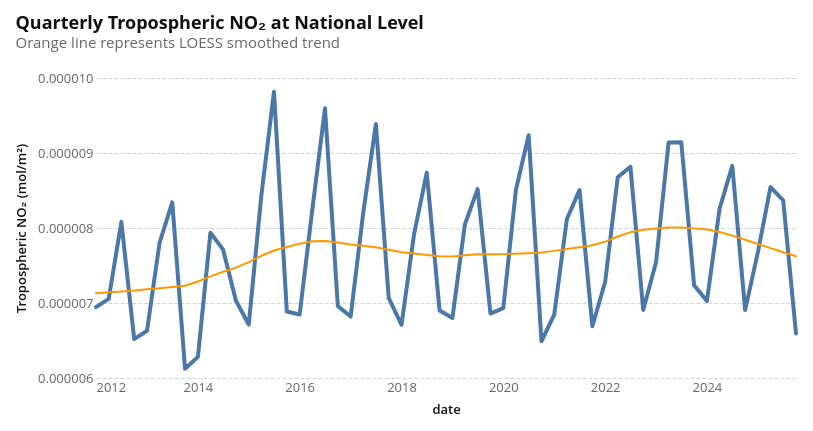

Notebook cell for this chart:
### Code cell
nearest = alt.selection_point(
    nearest=True, on="pointerover", fields=["date"], empty=False
)

base = alt.Chart(no2_quarterly).encode(x="date:T")

line = base.mark_line().encode(
    y=alt.Y(
        "no2_trop:Q", title="Tropospheric NO₂ (mol/m²)", scale=alt.Scale(zero=False)
    ),
)

loess = (
    base.mark_line(color="#FF9800", strokeWidth=2)
    .transform_loess("date", "no2_trop", bandwidth=0.3)
    .encode(
        y=alt.Y("no2_trop:Q"),
    )
)

rule = (
    base.mark_rule(color="gray")
    .encode(
        opacity=alt.when(nearest).then(alt.value(0.3)).otherwise(alt.value(0)),
        tooltip=[
            alt.Tooltip("date:T", title="Date", format="%Y-%m"),
            alt.Tooltip("no2_trop:Q", title="NO₂", format=".2e"),
        ],
    )
    .add_params(nearest)
)
(
    alt.layer(line, loess, rule).properties(
        width=700,
        height=300,
        title=alt.Title(
            "Quarterly Tropospheric NO₂ at National Level",
            subtitle="Orange line represents LOESS smoothed trend",
        ),
    )
)

### Figure 1 — Vega-Lite specification as saved in the notebook (floating-point values rounded to 4 significant figures)
{"config": {"background": "white", "padding": 15, "mark": {"tooltip": true}, "point": {"filled": true, "size": 60, "stroke": "white", "strokeWidth": 1}, "circle": {"filled": true, "stroke": "white", "strokeWidth": 1}, "square": {"filled": true, "stroke": "white", "strokeWidth": 1}, "line": {"strokeWidth": 4, "strokeCap": "round", "strokeJoin": "round"}, "bar": {"cornerRadiusEnd": 0}, "area": {"opacity": 0.7}, "arc": {"stroke": "white", "strokeWidth": 1}, "rect": {"stroke": "#8A969F", "strokeWidth": 0.5}, "geoshape": {"stroke": "#666666", "strokeWidth": 0.3, "strokeJoin": "round", "strokeCap": "round"}, "title": {"font": "Open Sans, sans-serif", "fontSize": 18, "fontWeight": 700, "lineHeight": 22, "color": "#111111", "anchor": "start", "offset": 21, "subtitleFont": "Open Sans, sans-serif", "subtitleFontSize": 15, "subtitleFontWeight": 400, "subtitleLineHeight": 18, "subtitleColor": "#666666", "subtitlePadding": 3}, "axis": {"domain": false, "grid": true, "gridColor": "#CED4DE", "gridDash": [4, 2], "gridWidth": 1, "labelFont": "Open Sans, sans-serif", "labelFontSize": 13, "labelFontWeight": 400, "labelColor": "#666666", "labelPadding": 3, "tickColor": "#CED4DE", "tickSize": 5, "tickCount": 5, "titleFont": "Open Sans, sans-serif", "titleFontSize": 13, "titleFontWeight": 600, "titleColor": "#111111", "titlePadding": 9}, "axisX": {"grid": false, "tickSize": 0, "labelAngle": 0}, "axisY": {"domain": false, "ticks": false, "gridColor": "#CED4DE", "gridDash": [4, 2], "gridWidth": 1}, "axisQuantitative": {"tickCount": 5}, "axisBand": {"labelPadding": 6, "tickSize": 0}, "axisTemporal": {"grid": false}, "legend": {"labelFont": "Open Sans, sans-serif", "labelFontSize": 13, "labelFontWeight": 600, "labelColor": "#111111", "titleFont": "Open Sans, sans-serif", "titleFontSize": 13, "titleFontWeight": 600, "titleColor": "#111111", "titlePadding": 3, "symbolSize": 196, "symbolStrokeWidth": 0, "padding": 15, "offset": 21, "columnPadding": 21, "orient": "bottom", "labelLimit": 200, "titleLimit": 200}, "view": {"stroke": null, "continuousWidth": 600, "continuousHeight": 400}, "range": {"category": ["#34A7F2", "#FF9800", "#664AB6", "#4EC2C0", "#F3578E", "#081079", "#0C7C68", "#AA0000", "#DDDA21"], "diverging": ["#920000", "#BD6126", "#E3A763", "#EFEFEF", "#80BDE7", "#3587C3", "#025288"], "heatmap": ["#E3F6FD", "#75CCEC", "#089BD4", "#0169A1", "#023B6F"], "ordinal": ["#E3F6FD", "#75CCEC", "#089BD4", "#0169A1", "#023B6F"], "ramp": ["#E3F6FD", "#75CCEC", "#089BD4", "#0169A1", "#023B6F"]}, "scale": {"bandPaddingInner": 0.2, "bandPaddingOuter": 0.1, "pointPadding": 0.5}, "header": {"labelFont": "Open Sans, sans-serif", "labelFontSize": 13, "labelFontWeight": 600, "labelColor": "#111111", "titleFont": "Open Sans, sans-serif", "titleFontSize": 15, "titleFontWeight": 600, "titleColor": "#111111"}, "concat": {"spacing": 18}, "facet": {"spacing": 18}, "selection": {"point": {"on": "click", "clear": "dblclick"}, "interval": {"mark": {"fill": "#0071BC", "fillOpacity": 0.15, "stroke": "#0071BC", "strokeWidth": 1}}}}, "layer": [{"mark": {"type": "line"}, "encoding": {"x": {"field": "date", "type": "temporal"}, "y": {"field": "no2_trop", "scale": {"zero": false}, "title": "Tropospheric NO₂ (mol/m²)", "type": "quantitative"}}}, {"mark": {"type": "line", "color": "#FF9800", "strokeWidth": 2}, "encoding": {"x": {"field": "date", "type": "temporal"}, "y": {"field": "no2_trop", "type": "quantitative"}}, "transform": [{"loess": "no2_trop", "on": "date", "bandwidth": 0.3}]}, {"mark": {"type": "rule", "color": "gray"}, "encoding": {"opacity": {"condition": [{"param": "param_ee5dd68014745b8d", "value": 0.3, "empty": false}], "value": 0}, "tooltip": [{"field": "date", "format": "%Y-%m", "title": "Date", "type": "temporal"}, {"field": "no2_trop", "format": ".2e", "title": "NO₂", "type": "quantitative"}], "x": {"field": "date", "type": "temporal"}}, "name": "view_4b5033fc7e879204_2"}], "data": {"name": "data-10580ca00b59e1ffd05934b6fe4fa451"}, "height": 300, "params": [{"name": "param_ee5dd68014745b8d", "select": {"type": "point", "fields": ["date"], "nearest": true, "on": "pointerover"}, "views": ["view_4b5033fc7e879204_2"]}], "title": {"text": "Quarterly Tropospheric NO₂ at National Level", "subtitle": "Orange line represents LOESS smoothed trend"}, "width": 700, "$schema": "https://vega.github.io/schema/vega-lite/v6.1.0.json", "datasets": {"data-10580ca00b59e1ffd05934b6fe4fa451": [{"date": "2012-01-01T00:00:00", "no2_trop": 6.946e-06, "no2_trop_total": 6.679e-06, "log_no2": -11.88, "log_no2_total": -11.92, "quarter": 1, "log_no2_lag_1": null, "log_no2_lag_2": null, "log_no2_lag_3": null}, {"date": "2012-04-01T00:00:00", "no2_trop": 7.054e-06, "no2_trop_total": 6.664e-06, "log_no2": -11.86, "log_no2_total": -11.92, "quarter": 2, "log_no2_lag_1": -11.88, "log_no2_lag_2": null, "log_no2_lag_3": null}, {"date": "2012-07-01T00:00:00", "no2_trop": 8.082e-06, "no2_trop_total": 7.838e-06, "log_no2": -11.73, "log_no2_total": -11.76, "quarter": 3, "log_no2_lag_1": -11.86, "log_no2_lag_2": -11.88, "log_no2_lag_3": null}, {"date": "2012-10-01T00:00:00", "no2_trop": 6.519e-06, "no2_trop_total": 6.27e-06, "log_no2": -11.94, "log_no2_total": -11.98, "quarter": 4, "log_no2_lag_1": -11.73, "log_no2_lag_2": -11.86, "log_no2_lag_3": -11.88}, {"date": "2013-01-01T00:00:00", "no2_trop": 6.63e-06, "no2_trop_total": 6.483e-06, "log_no2": -11.93, "log_no2_total": -11.95, "quarter": 1, "log_no2_lag_1": -11.94, "log_no2_lag_2": -11.73, "log_no2_lag_3": -11.86}, {"date": "2013-04-01T00:00:00", "no2_trop": 7.804e-06, "no2_trop_total": 7.49e-06, "log_no2": -11.76, "log_no2_total": -11.81, "quarter": 2, "log_no2_lag_1": -11.93, "log_no2_lag_2": -11.94, "log_no2_lag_3": -11.73}, {"date": "2013-07-01T00:00:00", "no2_trop": 8.342e-06, "no2_trop_total": 8.146e-06, "log_no2": -11.7, "log_no2_total": -11.72, "quarter": 3, "log_no2_lag_1": -11.76, "log_no2_lag_2": -11.93, "log_no2_lag_3": -11.94}, {"date": "2013-10-01T00:00:00", "no2_trop": 6.122e-06, "no2_trop_total": 5.946e-06, "log_no2": -12.01, "log_no2_total": -12.04, "quarter": 4, "log_no2_lag_1": -11.7, "log_no2_lag_2": -11.76, "log_no2_lag_3": -11.93}, {"date": "2014-01-01T00:00:00", "no2_trop": 6.282e-06, "no2_trop_total": 6.074e-06, "log_no2": -11.98, "log_no2_total": -12.01, "quarter": 1, "log_no2_lag_1": -12.01, "log_no2_lag_2": -11.7, "log_no2_lag_3": -11.76}, {"date": "2014-04-01T00:00:00", "no2_trop": 7.937e-06, "no2_trop_total": 7.624e-06, "log_no2": -11.75, "log_no2_total": -11.79, "quarter": 2, "log_no2_lag_1": -11.98, "log_no2_lag_2": -12.01, "log_no2_lag_3": -11.7}, {"date": "2014-07-01T00:00:00", "no2_trop": 7.711e-06, "no2_trop_total": 7.429e-06, "log_no2": -11.78, "log_no2_total": -11.82, "quarter": 3, "log_no2_lag_1": -11.75, "log_no2_lag_2": -11.98, "log_no2_lag_3": -12.01}, {"date": "2014-10-01T00:00:00", "no2_trop": 7.031e-06, "no2_trop_total": 6.815e-06, "log_no2": -11.88, "log_no2_total": -11.91, "quarter": 4, "log_no2_lag_1": -11.78, "log_no2_lag_2": -11.75, "log_no2_lag_3": -11.98}, {"date": "2015-01-01T00:00:00", "no2_trop": 6.713e-06, "no2_trop_total": 6.516e-06, "log_no2": -11.91, "log_no2_total": -11.94, "quarter": 1, "log_no2_lag_1": -11.88, "log_no2_lag_2": -11.78, "log_no2_lag_3": -11.75}, {"date": "2015-04-01T00:00:00", "no2_trop": 8.431e-06, "no2_trop_total": 8.252e-06, "log_no2": -11.7, "log_no2_total": -11.73, "quarter": 2, "log_no2_lag_1": -11.91, "log_no2_lag_2": -11.88, "log_no2_lag_3": -11.78}, {"date": "2015-07-01T00:00:00", "no2_trop": 9.818e-06, "no2_trop_total": 9.475e-06, "log_no2": -11.54, "log_no2_total": -11.58, "quarter": 3, "log_no2_lag_1": -11.7, "log_no2_lag_2": -11.91, "log_no2_lag_3": -11.88}, {"date": "2015-10-01T00:00:00", "no2_trop": 6.886e-06, "no2_trop_total": 6.706e-06, "log_no2": -11.89, "log_no2_total": -11.92, "quarter": 4, "log_no2_lag_1": -11.54, "log_no2_lag_2": -11.7, "log_no2_lag_3": -11.91}, {"date": "2016-01-01T00:00:00", "no2_trop": 6.847e-06, "no2_trop_total": 6.541e-06, "log_no2": -11.89, "log_no2_total": -11.94, "quarter": 1, "log_no2_lag_1": -11.89, "log_no2_lag_2": -11.54, "log_no2_lag_3": -11.7}, {"date": "2016-04-01T00:00:00", "no2_trop": 8.246e-06, "no2_trop_total": 7.797e-06, "log_no2": -11.72, "log_no2_total": -11.78, "quarter": 2, "log_no2_lag_1": -11.89, "log_no2_lag_2": -11.89, "log_no2_lag_3": -11.54}, {"date": "2016-07-01T00:00:00", "no2_trop": 9.596e-06, "no2_trop_total": 9.376e-06, "log_no2": -11.56, "log_no2_total": -11.58, "quarter": 3, "log_no2_lag_1": -11.72, "log_no2_lag_2": -11.89, "log_no2_lag_3": -11.89}, {"date": "2016-10-01T00:00:00", "no2_trop": 6.958e-06, "no2_trop_total": 6.62e-06, "log_no2": -11.88, "log_no2_total": -11.93, "quarter": 4, "log_no2_lag_1": -11.56, "log_no2_lag_2": -11.72, "log_no2_lag_3": -11.89}, {"date": "2017-01-01T00:00:00", "no2_trop": 6.819e-06, "no2_trop_total": 6.524e-06, "log_no2": -11.9, "log_no2_total": -11.94, "quarter": 1, "log_no2_lag_1": -11.88, "log_no2_lag_2": -11.56, "log_no2_lag_3": -11.72}, {"date": "2017-04-01T00:00:00", "no2_trop": 8.2e-06, "no2_trop_total": 7.684e-06, "log_no2": -11.72, "log_no2_total": -11.79, "quarter": 2, "log_no2_lag_1": -11.9, "log_no2_lag_2": -11.88, "log_no2_lag_3": -11.56}, {"date": "2017-07-01T00:00:00", "no2_trop": 9.387e-06, "no2_trop_total": 9.167e-06, "log_no2": -11.58, "log_no2_total": -11.6, "quarter": 3, "log_no2_lag_1": -11.72, "log_no2_lag_2": -11.9, "log_no2_lag_3": -11.88}, {"date": "2017-10-01T00:00:00", "no2_trop": 7.07e-06, "no2_trop_total": 6.85e-06, "log_no2": -11.87, "log_no2_total": -11.9, "quarter": 4, "log_no2_lag_1": -11.58, "log_no2_lag_2": -11.72, "log_no2_lag_3": -11.9}, {"date": "2018-01-01T00:00:00", "no2_trop": 6.71e-06, "no2_trop_total": 6.479e-06, "log_no2": -11.91, "log_no2_total": -11.95, "quarter": 1, "log_no2_lag_1": -11.87, "log_no2_lag_2": -11.58, "log_no2_lag_3": -11.72}, {"date": "2018-04-01T00:00:00", "no2_trop": 7.921e-06, "no2_trop_total": 7.59e-06, "log_no2": -11.75, "log_no2_total": -11.8, "quarter": 2, "log_no2_lag_1": -11.91, "log_no2_lag_2": -11.87, "log_no2_lag_3": -11.58}, {"date": "2018-07-01T00:00:00", "no2_trop": 8.738e-06, "no2_trop_total": 8.373e-06, "log_no2": -11.65, "log_no2_total": -11.69, "quarter": 3, "log_no2_lag_1": -11.75, "log_no2_lag_2": -11.91, "log_no2_lag_3": -11.87}, {"date": "2018-10-01T00:00:00", "no2_trop": 6.9e-06, "no2_trop_total": 6.676e-06, "log_no2": -11.89, "log_no2_total": -11.93, "quarter": 4, "log_no2_lag_1": -11.65, "log_no2_lag_2": -11.75, "log_no2_lag_3": -11.91}, {"date": "2019-01-01T00:00:00", "no2_trop": 6.8e-06, "no2_trop_total": 6.618e-06, "log_no2": -11.9, "log_no2_total": -11.93, "quarter": 1, "log_no2_lag_1": -11.89, "log_no2_lag_2": -11.65, "log_no2_lag_3": -11.75}, {"date": "2019-04-01T00:00:00", "no2_trop": 8.052e-06, "no2_trop_total": 7.793e-06, "log_no2": -11.74, "log_no2_total": -11.77, "quarter": 2, "log_no2_lag_1": -11.9, "log_no2_lag_2": -11.89, "log_no2_lag_3": -11.65}, {"date": "2019-07-01T00:00:00", "no2_trop": 8.518e-06, "no2_trop_total": 8.305e-06, "log_no2": -11.68, "log_no2_total": -11.7, "quarter": 3, "log_no2_lag_1": -11.74, "log_no2_lag_2": -11.9, "log_no2_lag_3": -11.89}, {"date": "2019-10-01T00:00:00", "no2_trop": 6.86e-06, "no2_trop_total": 6.742e-06, "log_no2": -11.9, "log_no2_total": -11.92, "quarter": 4, "log_no2_lag_1": -11.68, "log_no2_lag_2": -11.74, "log_no2_lag_3": -11.9}, {"date": "2020-01-01T00:00:00", "no2_trop": 6.932e-06, "no2_trop_total": 6.745e-06, "log_no2": -11.88, "log_no2_total": -11.91, "quarter": 1, "log_no2_lag_1": -11.9, "log_no2_lag_2": -11.68, "log_no2_lag_3": -11.74}, {"date": "2020-04-01T00:00:00", "no2_trop": 8.514e-06, "no2_trop_total": 8.233e-06, "log_no2": -11.69, "log_no2_total": -11.72, "quarter": 2, "log_no2_lag_1": -11.88, "log_no2_lag_2": -11.9, "log_no2_lag_3": -11.68}, {"date": "2020-07-01T00:00:00", "no2_trop": 9.237e-06, "no2_trop_total": 9.074e-06, "log_no2": -11.6, "log_no2_total": -11.62, "quarter": 3, "log_no2_lag_1": -11.69, "log_no2_lag_2": -11.88, "log_no2_lag_3": -11.9}, {"date": "2020-10-01T00:00:00", "no2_trop": 6.49e-06, "no2_trop_total": 6.309e-06, "log_no2": -11.95, "log_no2_total": -11.97, "quarter": 4, "log_no2_lag_1": -11.6, "log_no2_lag_2": -11.69, "log_no2_lag_3": -11.88}, {"date": "2021-01-01T00:00:00", "no2_trop": 6.849e-06, "no2_trop_total": 6.568e-06, "log_no2": -11.89, "log_no2_total": -11.93, "quarter": 1, "log_no2_lag_1": -11.95, "log_no2_lag_2": -11.6, "log_no2_lag_3": -11.69}, {"date": "2021-04-01T00:00:00", "no2_trop": 8.116e-06, "no2_trop_total": 7.654e-06, "log_no2": -11.73, "log_no2_total": -11.79, "quarter": 2, "log_no2_lag_1": -11.89, "log_no2_lag_2": -11.95, "log_no2_lag_3": -11.6}, {"date": "2021-07-01T00:00:00", "no2_trop": 8.507e-06, "no2_trop_total": 8.369e-06, "log_no2": -11.68, "log_no2_total": -11.69, "quarter": 3, "log_no2_lag_1": -11.73, "log_no2_lag_2": -11.89, "log_no2_lag_3": -11.95}, {"date": "2021-10-01T00:00:00", "no2_trop": 6.689e-06, "no2_trop_total": 6.497e-06, "log_no2": -11.92, "log_no2_total": -11.95, "quarter": 4, "log_no2_lag_1": -11.68, "log_no2_lag_2": -11.73, "log_no2_lag_3": -11.89}, {"date": "2022-01-01T00:00:00", "no2_trop": 7.283e-06, "no2_trop_total": 7.117e-06, "log_no2": -11.83, "log_no2_total": -11.85, "quarter": 1, "log_no2_lag_1": -11.92, "log_no2_lag_2": -11.68, "log_no2_lag_3": -11.73}, {"date": "2022-04-01T00:00:00", "no2_trop": 8.676e-06, "no2_trop_total": 8.465e-06, "log_no2": -11.67, "log_no2_total": -11.7, "quarter": 2, "log_no2_lag_1": -11.83, "log_no2_lag_2": -11.92, "log_no2_lag_3": -11.68}, {"date": "2022-07-01T00:00:00", "no2_trop": 8.817e-06, "no2_trop_total": 8.702e-06, "log_no2": -11.65, "log_no2_total": -11.66, "quarter": 3, "log_no2_lag_1": -11.67, "log_no2_lag_2": -11.83, "log_no2_lag_3": -11.92}, {"date": "2022-10-01T00:00:00", "no2_trop": 6.908e-06, "no2_trop_total": 6.876e-06, "log_no2": -11.89, "log_no2_total": -11.89, "quarter": 4, "log_no2_lag_1": -11.65, "log_no2_lag_2": -11.67, "log_no2_lag_3": -11.83}, {"date": "2023-01-01T00:00:00", "no2_trop": 7.542e-06, "no2_trop_total": 7.478e-06, "log_no2": -11.8, "log_no2_total": -11.8, "quarter": 1, "log_no2_lag_1": -11.89, "log_no2_lag_2": -11.65, "log_no2_lag_3": -11.67}, {"date": "2023-04-01T00:00:00", "no2_trop": 9.139e-06, "no2_trop_total": 8.97e-06, "log_no2": -11.61, "log_no2_total": -11.63, "quarter": 2, "log_no2_lag_1": -11.8, "log_no2_lag_2": -11.89, "log_no2_lag_3": -11.65}, {"date": "2023-07-01T00:00:00", "no2_trop": 9.143e-06, "no2_trop_total": 9.022e-06, "log_no2": -11.6, "log_no2_total": -11.62, "quarter": 3, "log_no2_lag_1": -11.61, "log_no2_lag_2": -11.8, "log_no2_lag_3": -11.89}, {"date": "2023-10-01T00:00:00", "no2_trop": 7.237e-06, "no2_trop_total": 7.151e-06, "log_no2": -11.84, "log_no2_total": -11.86, "quarter": 4, "log_no2_lag_1": -11.6, "log_no2_lag_2": -11.61, "log_no2_lag_3": -11.8}, {"date": "2024-01-01T00:00:00", "no2_trop": 7.027e-06, "no2_trop_total": 7.148e-06, "log_no2": -11.87, "log_no2_total": -11.85, "quarter": 1, "log_no2_lag_1": -11.84, "log_no2_lag_2": -11.6, "log_no2_lag_3": -11.61}, {"date": "2024-04-01T00:00:00", "no2_trop": 8.26e-06, "no2_trop_total": 8.202e-06, "log_no2": -11.71, "log_no2_total": -11.71, "quarter": 2, "log_no2_lag_1": -11.87, "log_no2_lag_2": -11.84, "log_no2_lag_3": -11.6}, {"date": "2024-07-01T00:00:00", "no2_trop": 8.829e-06, "no2_trop_total": 8.746e-06, "log_no2": -11.64, "log_no2_total": -11.65, "quarter": 3, "log_no2_lag_1": -11.71, "log_no2_lag_2": -11.87, "log_no2_lag_3": -11.84}, {"date": "2024-10-01T00:00:00", "no2_trop": 6.905e-06, "no2_trop_total": 6.908e-06, "log_no2": -11.89, "log_no2_total": -11.89, "quarter": 4, "log_no2_lag_1": -11.64, "log_no2_lag_2": -11.71, "log_no2_lag_3": -11.87}, {"date": "2025-01-01T00:00:00", "no2_trop": 7.682e-06, "no2_trop_total": 7.806e-06, "log_no2": -11.78, "log_no2_total": -11.76, "quarter": 1, "log_no2_lag_1": -11.89, "log_no2_lag_2": -11.64, "log_no2_lag_3": -11.71}, {"date": "2025-04-01T00:00:00", "no2_trop": 8.546e-06, "no2_trop_total": 8.646e-06, "log_no2": -11.67, "log_no2_total": -11.66, "quarter": 2, "log_no2_lag_1": -11.78, "log_no2_lag_2": -11.89, "log_no2_lag_3": -11.64}, {"date": "2025-07-01T00:00:00", "no2_trop": 8.37e-06, "no2_trop_total": 8.509e-06, "log_no2": -11.69, "log_no2_total": -11.68, "quarter": 3, "log_no2_lag_1": -11.67, "log_no2_lag_2": -11.78, "log_no2_lag_3": -11.89}, {"date": "2025-10-01T00:00:00", "no2_trop": 6.594e-06, "no2_trop_total": 6.677e-06, "log_no2": -11.93, "log_no2_total": -11.92, "quarter": 4, "log_no2_lag_1": -11.69, "log_no2_lag_2": -11.67, "log_no2_lag_3": -11.78}]}}
